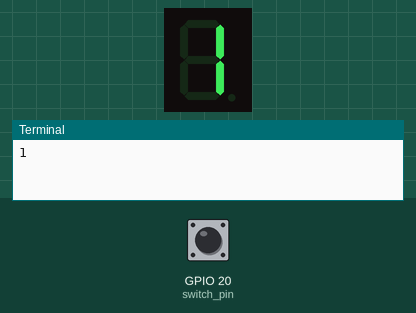
This program was run on a simulated Raspberry Pi (BCM pin numbers). Shown: 1-digit seven-segment display, the last lines printed to the terminal. Inputs (shaded band) come from the test bench; at power-on: GPIO 20 (switch_pin) HIGH. The four BCD pins are drawn as the digit their decoder shows (first pin = lowest bit).

Above: at 0.1 s.
At 1.2 s:
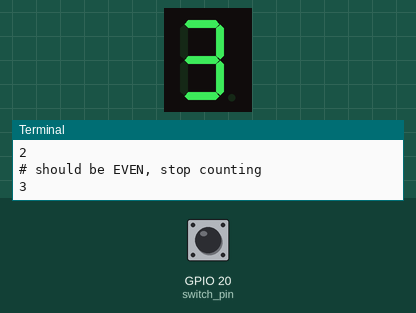
1.3 s: GPIO 20 (switch_pin) pulled LOW for 3.2 s
At 5.9 s:
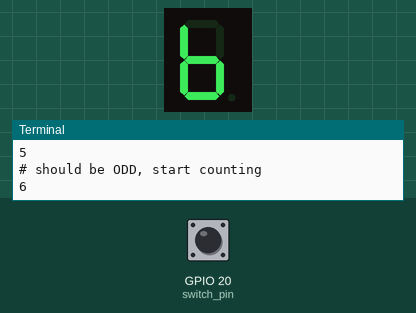
Timing chart, 0 to 7.4 s (numbered marks = the images above; inputs shaded):
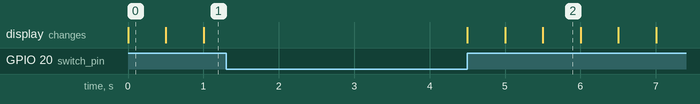

The program:

bcd-driver.py
```python
#! /usr/bin/python

######################################################
# Simple BCD 7-segment Driver                        #
#                                                    #
# Used with a Raspberry Pi B+                        #
#  (can be used with other RPi's, just need to       #
#    adjust the pins used)                           #
#                                                    #
# https://github.com/Electronics-Ninja/RaspberryPi   #
#                                                    #
# See the Eagle Schematic file for external circuit  #
# Parts List:                                        #
#    - (2) 7447 BCD 7-segment driver                 #
#    - (1) 555 timer                                 #
#    - (1) 2N2222 NPN Transistor                     #
#    - (1) 7-segment displays (common anode)         #
#    - (5) 1k 1/4-watt resistors                     #
#    - (1) 15k 1/4-watt resistor                     #
#    - (1) 10uf Capacitor                            #
#    - (1) 470 ohm 1/4-watt                          #
#    - (1) Raspberry Pi B+ (or other model)          #
######################################################

__author__    = "Paul Kincaid"
__copyright__ = "Copyright 2015"
__license__   = "GPL"
__version__   = "1.0"
__email__     = "paul.m.kincaid@gmail.com"


import RPi.GPIO as GPIO
import time, os, sys

#################################
# Change these to any GPIO pins #
#################################

a_pin = 17
b_pin = 27
c_pin = 22
d_pin = 13
reset_pin = 16
clock_pin = 5
switch_pin = 20
####### END CHANGE SECTION ######

GPIO.setmode(GPIO.BCM)

GPIO.setup(clock_pin, GPIO.OUT)
GPIO.setup(reset_pin, GPIO.OUT)
GPIO.setup(switch_pin, GPIO.IN)
GPIO.setup(a_pin, GPIO.OUT)
GPIO.setup(b_pin, GPIO.OUT)
GPIO.setup(c_pin, GPIO.OUT)
GPIO.setup(d_pin, GPIO.OUT)

a = a_pin
b = b_pin
c = c_pin
d = d_pin
cp = clock_pin
rp = reset_pin
sp = switch_pin

used_pins = (cp, rp)

for reset in used_pins:
	GPIO.output(reset, False)
for reset in (a,b,c,d):
	GPIO.output(reset, False)

###### Binary Counting ######
bcd_values = [[], [a], [b], [a,b], [c], [a,c], [b,c], [a,b,c], [d], [a,d]]

i = 0
button_count = bc = 0
num = 0
while True:
	try:
		if GPIO.input(sp):
			if bc == 9:
				bc = -1
			bc = bc + 1
			print bc
			for reset in (a,b,c,d):
				GPIO.output(reset, False)
			for segment in bcd_values[bc]:
				GPIO.output(segment, True)
			time.sleep(0.5)
			num = 0
		if bc % 2 == 1:
			if num == 0:
				print "# should be ODD, start counting"
				num = 1
			GPIO.output(cp, True)
		elif bc % 2 == 0:
			if num == 0:
				print "# should be EVEN, stop counting"
				num = 1
			GPIO.output(cp, False)

        except(KeyboardInterrupt):
                GPIO.output(rp, True)
                GPIO.output(rp, False)
                GPIO.cleanup()
                raise

GPIO.cleanup()
```

Measured:
- what the display in image 0 shows lasts 0.5 s, from 0.0 s to 0.5 s
